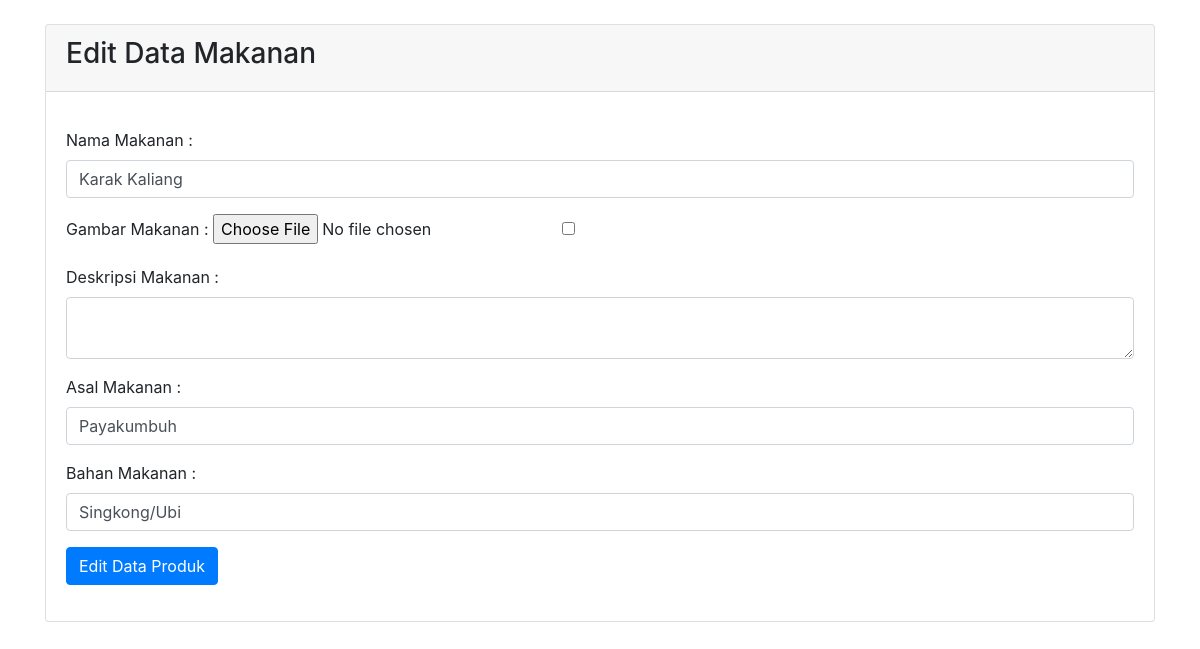
/admin/makananedit.php?id_makanan=4 (signed in), run on the app's committed database.
### tables this page shows
CREATE TABLE IF NOT EXISTS `makanan` (
  `id_makanan` int(11) NOT NULL AUTO_INCREMENT,
  `nama_makanan` varchar(50) NOT NULL,
  `gambar_makanan` varchar(255) NOT NULL,
  `deskripsi_makanan` text NOT NULL,
  `asal_makanan` varchar(50) NOT NULL,
  `bahan_makanan` varchar(50) NOT NULL,
  PRIMARY KEY (`id_makanan`)
);

### admin/functions2.php (called while the page is built, shortened)
<?php
$conn = mysqli_connect("localhost","root","","db_buahtangan");
function query($query){
	global $conn;
	$result = mysqli_query($conn,$query);
	$rows = [];
	while ($row = mysqli_fetch_assoc($result)) {
		$rows[] = $row;
	}
	return $rows;
}
?>

### admin/makananedit.php (the view, shortened to what this page needs)
<?php
require 'functions2.php';
	$id_makanan = $_GET["id_makanan"];
	$makanan = query("SELECT * FROM makanan WHERE id_makanan = $id_makanan")[0];
?>
<html lang="en">
  <head>
    <link rel="stylesheet" href="https://stackpath.bootstrapcdn.com/bootstrap/4.4.1/css/bootstrap.min.css">
    </head>
	<body>
		<div class="container"><br>
		<div class="card card-primary">
		<div class="card-header">
			<h3 class="card-tittle">Edit Data Makanan</h3>
		</div>
		<form action="" method="post" enctype="multipart/form-data">
			<div class="card-body">
				<div class="form-group">
				<label for="nama_makanan">Nama Makanan :</label>
				<input class="form-control" type="text" name="nama_makanan" id="nama_makanan" value="<?= $makanan["nama_makanan"]; ?>">
			</div>
				<div class="form-group">
				<label for="gambar_makanan">Gambar Makanan :</label>
				<input type="file" name="gambar_makanan" id="gambar_makanan">
				<input type="checkbox" name="ubah_gambar"/>
			</div>
				<div class="form-group">
				<label for="deskripsi_makanan">Deskripsi Makanan :</label>
				<textarea class="form-control" type="text" name="deskripsi_makanan" id="deskripsi_makanan" value="<?= $makanan["deskripsi_makanan"]; ?>"></textarea>
				</div>
				<div class="form-group">
				<label for="asal_makanan">Asal Makanan :</label>
				<input class="form-control" type="text" name="asal_makanan" id="asal_makanan" value="<?= $makanan["asal_makanan"]; ?>">
			</div>
				<div class="form-group">
				<label for="bahan_makanan">Bahan Makanan :</label>
				<input class="form-control" type="text" name="bahan_makanan" id="bahan_makanan" value="<?= $makanan["bahan_makanan"]; ?>">
			</div>
			<button name="submit" type="submit" class="btn btn-primary">Edit Data Produk</button>
	</div>
	</form>
	</div>
	</body>
</html>

### data on the page
makanan: nama_makanan "Karak Kaliang", asal_makanan "Payakumbuh", bahan_makanan "Singkong/Ubi"
